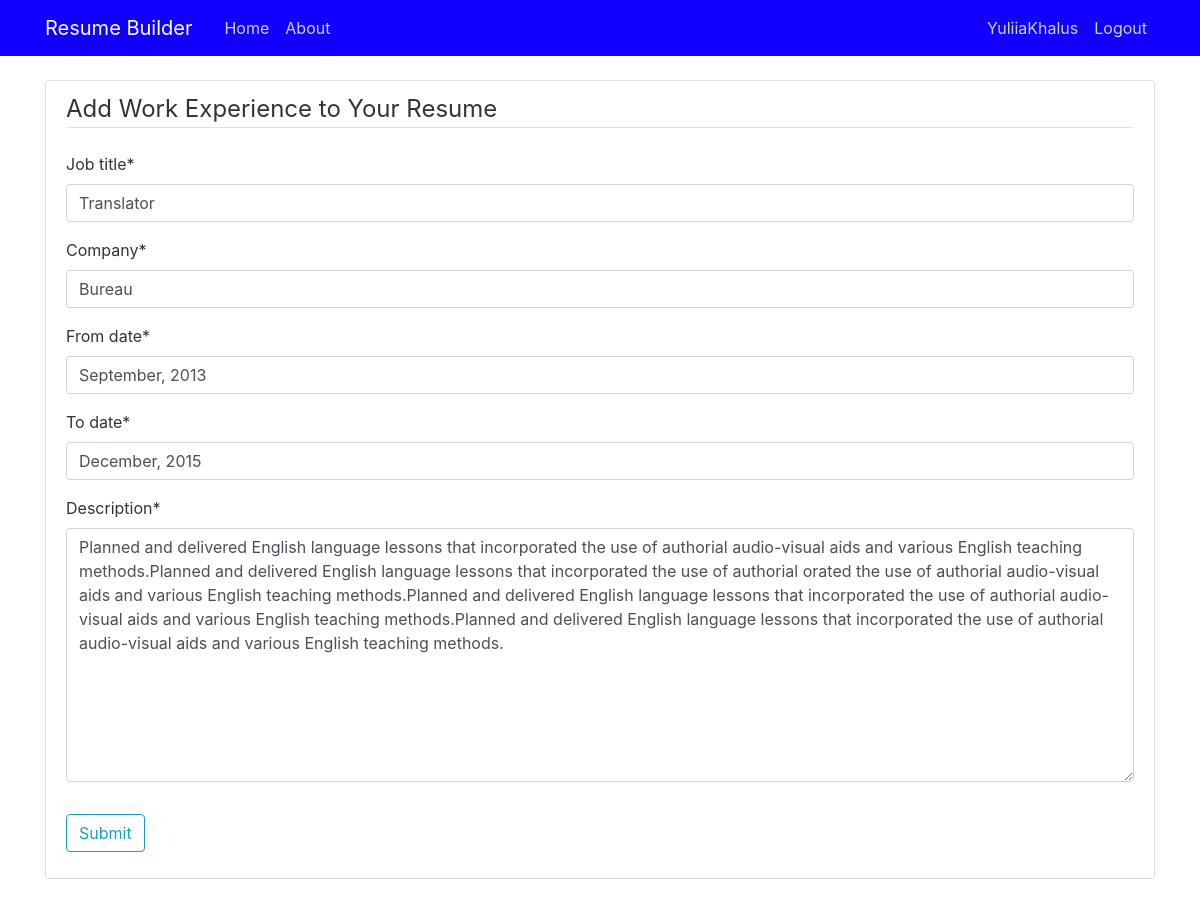
The app's page /resume/3/we/3/update/ (signed in) with its own data.
### builder/models.py (models this page shows, shortened)
class WorkExperience(models.Model):
    resume = models.ForeignKey(Resume, on_delete=models.CASCADE)
    job_title = models.CharField(max_length=200)
    company = models.CharField(max_length=200)
    from_date = models.CharField(max_length=100)
    to_date = models.CharField(max_length=100)
    description = models.TextField()

### builder/views.py (the view, shortened to what this page needs)
# urls.py: path('resume/<int:resume_id>/we/<int:pk>/update/', WorkExperienceUpdateView.as_view(), name='work-experience-update'),
class WorkExperienceUpdateView(LoginRequiredMixin, UpdateView):
    model = WorkExperience
    fields = ['job_title', 'company', 'from_date', 'to_date', 'description']

### builder/templates/builder/workexperience_form.html (shortened to what this page needs)
{% extends "builder/base.html" %}
{% load crispy_forms_tags %}
{% block content %}
    <div class="content-section">
        <form method="POST">
            <fieldset class="form-group">
                <legend class="border-bottom mb-4">Add Work Experience to Your Resume</legend>
                {{ form|crispy }}
            </fieldset>
            <div class="form-group">
                <button class="btn btn-outline-info" type="submit">Submit</button>
            </div>
        </form>
    </div>
{% endblock content %}

### builder/templates/builder/base.html (shortened to what this page needs)
{% load static %}
<!doctype html>
<html lang="en">
<head>
    <link rel="stylesheet" href="https://maxcdn.bootstrapcdn.com/bootstrap/4.0.0/css/bootstrap.min.css">
    <link rel="stylesheet" type="text/css" href="{% static 'builder/main.css' %}">
</head>
<body>
    <header class="site-header">
      <nav class="navbar navbar-expand-md navbar-dark bg-steel fixed-top">
        <div class="container">
          <a class="navbar-brand mr-4" href="{% url 'resume-builder-home' %}">Resume Builder</a>
          <div class="collapse navbar-collapse" id="navbarToggle">
            <div class="navbar-nav mr-auto">
              <a class="nav-item nav-link" href="{% url 'resume-builder-home' %}">Home</a>
              <a class="nav-item nav-link" href="{% url 'resume-builder-about' %}">About</a>
            </div>
            <div class="navbar-nav">
                {% if user.is_authenticated %}
                    <a class="nav-item nav-link" href="{% url 'profile' %}">{{ user.username }}</a>
                    <a class="nav-item nav-link" href="{% url 'logout' %}">Logout</a>
                {% else %}
                    <a class="nav-item nav-link" href="{% url 'login' %}">Login</a>
                    <a class="nav-item nav-link" href="{% url 'register' %}">Register</a>
                {% endif %}
            </div>
          </div>
        </div>
      </nav>
    </header>
    <div class="container">
        {% block content %}{% endblock %}
    </div>
</body>
</html>

### builder/static/builder/main.css (style rules this page uses)
body { background: #ffffff; color: #333333; margin-top: 5rem; }
.bg-steel { background-color: #1100ff; }
.site-header .navbar-nav .nav-link { color: #cbd5db; }
.content-section { background: #ffffff; padding: 10px 20px; border: 1px solid #dddddd; border-radius: 3px; margin-bottom: 20px; }

### records on screen
WorkExperience: job_title "Translator", company "Bureau", from_date "September, 2013", to_date "December, 2015", description "Planned and delivered English language lessons that incorporated the use of authorial audio-visual aids and various English teaching methods.Planned and delivered English language lessons that incorporated the use of authorial orated the use of authorial audio-visual aids and various English teaching methods.Planned and delivered English language lessons that incorporated the use of authorial audio-visual aids and various English teaching methods.Planned and delivered English language lessons that incorporated the use of authorial audio-visual aids and various English teaching methods."

### other values on screen
{{ user.username }} "YuliiaKhalus"
